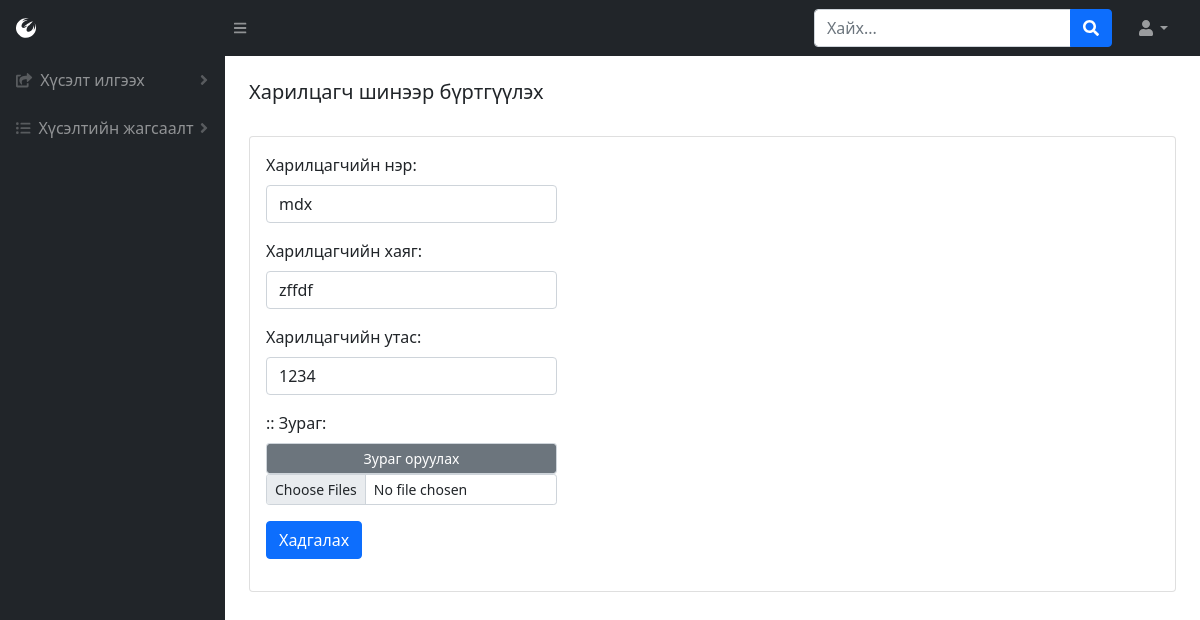
The app's page /company?edit=4 (signed in), older data.
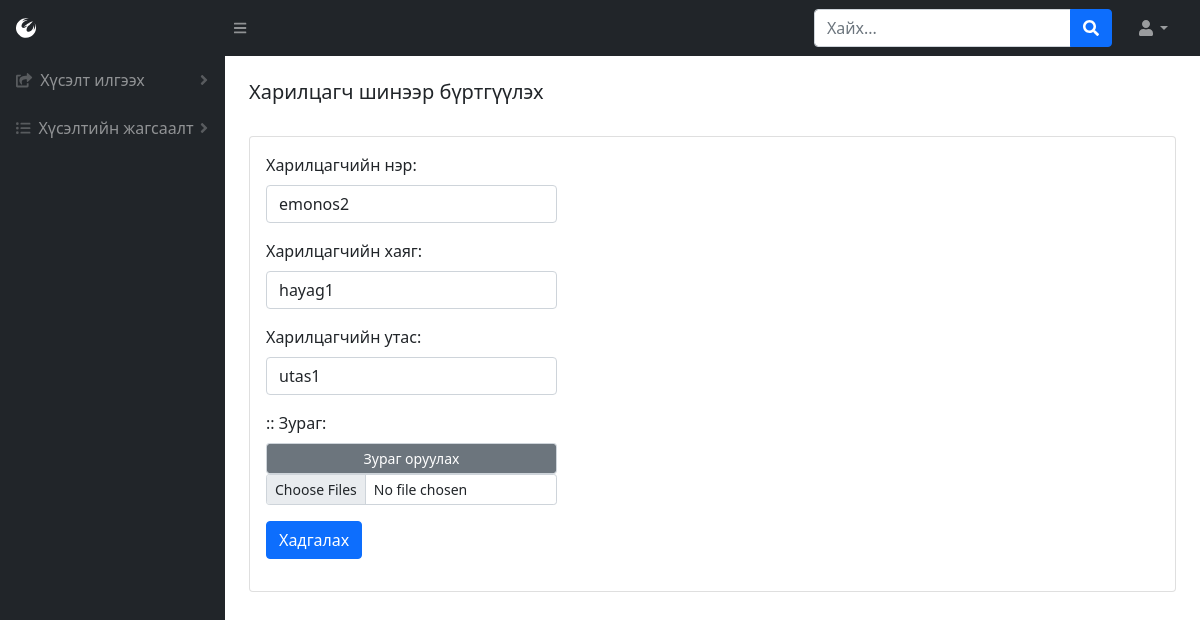
The same page, newer data.
### BMweb/models.py (models this page shows, shortened)
class Company(models.Model):
    comName = models.CharField(max_length=300, verbose_name=_("Компаний нэр"))
    hayag = models.CharField(max_length=1000, verbose_name=_("Компаний хаяг"))
    phone = models.CharField(max_length=30, verbose_name=_("Компаний утас"))
    thumbimage = models.ImageField(
        upload_to="media/productthumb/", blank = True, null=True,  verbose_name=_("Зураг")
    )
    comState = models.ForeignKey(State, on_delete=CASCADE, verbose_name=_("Төлөв"))
    description = models.TextField(blank = True, null=True,verbose_name=_("Тайлбар"))
    reg_user = models.IntegerField(verbose_name=_("Нэвтэрсэн хэрэглэгч"))
    reg_date = models.DateTimeField(default=datetime.now, verbose_name=_("Нэвтэрсэн огноо"))
    class Meta:
        verbose_name = _("Компани")
        verbose_name_plural = _("Компани")

### BMweb/views.py (the view, shortened to what this page needs)
# urls.py: path('company', views.company,name='company'),
def company(request):
    if 'user_id' in request.session:
        h = Hereglegch.objects.get(pk=request.session['user_id'])
        if request.method == 'GET':
            if 'edit' in request.GET :
                p = Company.objects.get(pk=request.GET['edit'])
                return render(request,'company.html',{'user': h, "edit": request.GET['edit'],  "data": p} )
            elif 'del' in request.GET :
                p = Company.objects.get(pk=request.GET['del'])
                p.delete()
                return redirect('/')
            else:
                return render(request,'company.html', {'user': h})

### BMweb/templates/company.html (shortened to what this page needs)
{% load static %}
<!DOCTYPE html>
<html lang="en">
    <head>
        <link href="https://cdn.jsdelivr.net/npm/simple-datatables@latest/dist/style.css" rel="stylesheet" />
        <link href="{% static 'css/styles.css' %}" rel="stylesheet"/>
    </head>
    <body class="sb-nav-fixed">
        {% include "topNav.html" %}
        <div id="layoutSidenav">
            {% include "leftNav.html" %}
            <div id="layoutSidenav_content">
                {% include "reg_com.html" %}
            </div>
        </div>
    </body>
</html>

### BMweb/templates/reg_com.html (shortened to what this page needs)
<main>
    <div class="container-fluid px-4">
        <h5 class="mt-4">Харилцагч шинээр бүртгүүлэх</h5>
        <div class="card mb-4">
            <div class="card-body">
                <div class="dataTable-top">
                    <div class="dataTable-dropdown">
                        <form method='POST' id="reg_com_form" >
                            <div class="mb-3">
                                <label for="comName" class="form-label">Харилцагчийн нэр:</label>
                                <input type="text" class="form-control" id="comName" name="comName" placeholder="Харилцагчийн нэр" required onblur="checkValid()" value="{{data.comName}}"/>
                              </div>
                              <div class="mb-3">
                                <label for="hayag" class="form-label">Харилцагчийн хаяг:</label>
                                <input type="text" class="form-control" id="hayag" name="hayag" placeholder="Харилцагчийн хаяг" required onblur="checkValid()" value="{{data.hayag}}"/>
                              </div>
                              <div class="mb-3">
                                <label for="phone" class="form-label">Харилцагчийн утас:</label>
                                <input type="text" class="form-control" id="phone" name="phone" placeholder="Харилцагчийн утас" required onblur="checkValid()" value="{{data.phone}}"/>
                              </div>
                              <div class="mb-3">{{upFile}}::
                                <label for="thumbimage" class="form-label">Зураг:</label>
                                <input type="button" class="form-control form-control-sm" value="Зураг оруулах" onclick="bt1_click()" style="background-color: #6c757d; color:white ;">
                                <input type="file" class="form-control form-control-sm" id="thumbimage" name="thumbimage" placeholder="Зураг" required onblur="checkValid()" value="{{data.thumbimage}}" multiple/>
                              </div>
                            {% if edit %} <input type='hidden' name='edit' value='{{edit}}'id="edit"/>
                                <button type="submit" class="btn btn-primary" id="had" >Хадгалах</button>
                            {% else %}
                                <button type="submit" class="btn btn-primary" id="had" disabled>Хадгалах</button>
                            {% endif %}
                        </form>
                </div>
            </div>
        </div>
    </div>
</main>

Row changes from the older to the newer data that the page shows:
changed Company: comName "mdx" → "emonos2"; hayag "zffdf" → "hayag1"; phone "1234" → "utas1"
